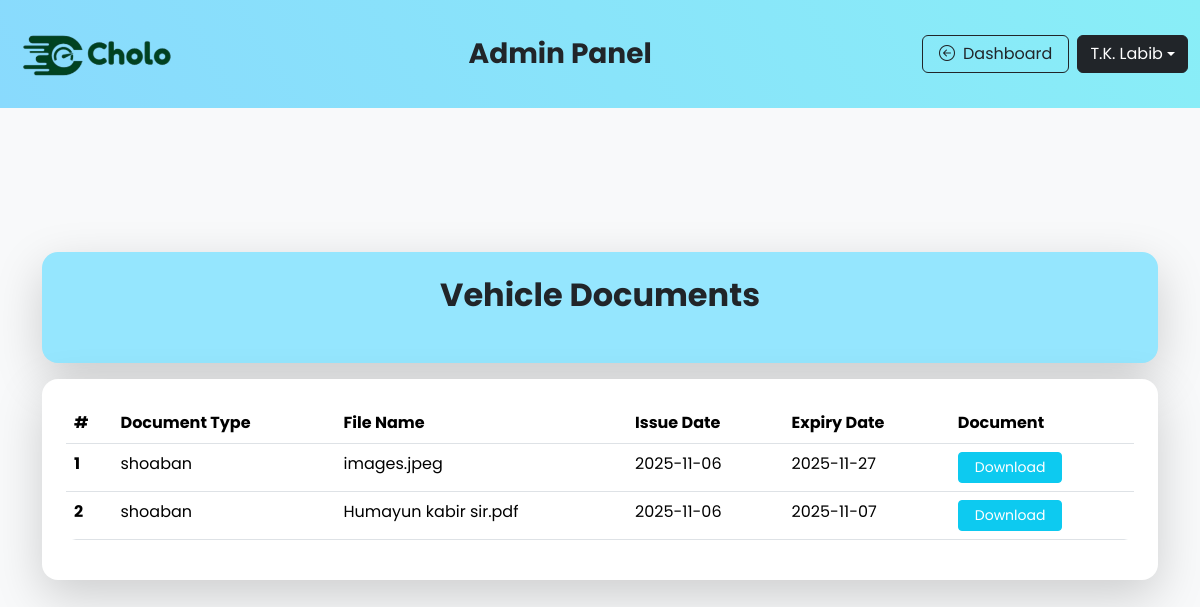
/show_document.php (signed in), run on the app's committed database.
### tables this page shows
CREATE TABLE `vehicle_document` (
  `document_id` int(10) NOT NULL,
  `document_type` varchar(50) NOT NULL,
  `file_name` varchar(250) NOT NULL,
  `file_path` varchar(250) NOT NULL,
  `issue_date` date NOT NULL,
  `expiry_date` date NOT NULL,
  `status` varchar(50) NOT NULL DEFAULT 'Active',
  `vehicle_id` int(11) DEFAULT NULL
);

### show_document.php (the view, shortened to what this page needs)
<?php
include_once('admin_navbar.php');
$db = connection();
?>
<body class="bg-light">
  <div class="container my-5">
    <div class="p-4 rounded-4 shadow-lg text-center text-dark" style="background:#95e6feff">
      <h2 class="fw-bold mb-4">Vehicle Documents</h2>
    </div>
    <div class="p-4 mt-3 rounded-4 shadow-lg bg-white">
      <table class="table">
        <thead class="thead-dark">
          <tr>
            <th scope="col">#</th>
            <th scope="col">Document Type</th>
            <th scope="col">File Name</th>
            <th scope="col">Issue Date</th>
            <th scope="col">Expiry Date</th>
            <th scope="col">Document</th>
          </tr>
        </thead>
        <tbody>
          <?php
          $query = "SELECT * FROM vehicle_document ORDER BY document_id DESC";
          $result = $db->query($query);
          if($result && $result->num_rows > 0) {
            $count = 1;
            while($row = $result->fetch_assoc()) {
              echo "<tr>";
              echo "<th scope='row'>{$count}</th>";
              echo "<td>{$row['document_type']}</td>";
              echo "<td>{$row['file_name']}</td>";
              echo "<td>{$row['issue_date']}</td>";
              echo "<td>{$row['expiry_date']}</td>";
              echo "<td><a href='{$row['file_path']}' target='_blank' class='btn btn-sm btn-info text-white px-3'>Download</a></td>";
              echo "</tr>";
              $count++;
            }
          } else {
            echo "<tr><td colspan='6' class='text-muted text-center'>No documents found</td></tr>";
          }
          ?>
        </tbody>
      </table>
    </div>
  </div>
</body>

### css/style.css (style rules this page uses)
:root { --theme: rgb(183, 237, 252); --theme-dark: #0cbcf2; --theme-light: #baf0ff; --theme-text: #131515; }
.table { background-color: #fff; border-radius: 10px; overflow: hidden; }
body { font-family: 'Poppins', sans-serif; }
.btn { transition: all 0.3s ease; }

### data on the page
vehicle_document: document_type "shoaban", file_name "images.jpeg", issue_date "2025-11-06", expiry_date "2025-11-27"
vehicle_document: document_type "shoaban", file_name "Humayun kabir sir.pdf", issue_date "2025-11-06", expiry_date "2025-11-07"

### other printed values
$_SESSION['name'] "T.K. Labib"
